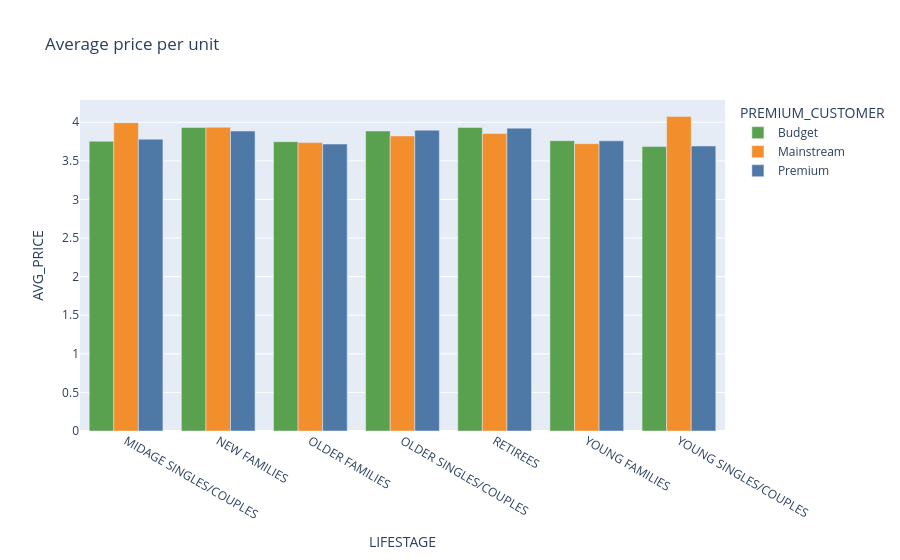

The notebook cell saved with this chart:
### Code cell
# plot bar graph
fig = px.bar(
    avg_price,
    x='LIFESTAGE',
    y='AVG_PRICE',
    color='PREMIUM_CUSTOMER',
    color_discrete_map=color_map,
    barmode='group',   # groups bars by PREMIUM_CUSTOMER within each LIFESTAGE
    title='Average price per unit'
)

# styling
fig.update_traces(textposition='outside')

fig.show()

### Figure 1 — Plotly figure (JSON) as saved in the notebook; plotly's stock layout.template omitted (floating-point values rounded to 4 significant figures)
{"data": [{"alignmentgroup": "True", "hovertemplate": "PREMIUM_CUSTOMER=Budget<br>LIFESTAGE=%{x}<br>AVG_PRICE=%{y}<extra></extra>", "legendgroup": "Budget", "marker": {"color": "#59a14f", "pattern": {"shape": ""}}, "name": "Budget", "offsetgroup": "Budget", "orientation": "v", "showlegend": true, "textposition": "outside", "type": "bar", "x": ["MIDAGE SINGLES/COUPLES", "NEW FAMILIES", "OLDER FAMILIES", "OLDER SINGLES/COUPLES", "RETIREES", "YOUNG FAMILIES", "YOUNG SINGLES/COUPLES"], "xaxis": "x", "y": [3.754, 3.932, 3.748, 3.888, 3.933, 3.762, 3.685], "yaxis": "y"}, {"alignmentgroup": "True", "hovertemplate": "PREMIUM_CUSTOMER=Mainstream<br>LIFESTAGE=%{x}<br>AVG_PRICE=%{y}<extra></extra>", "legendgroup": "Mainstream", "marker": {"color": "#f28e2b", "pattern": {"shape": ""}}, "name": "Mainstream", "offsetgroup": "Mainstream", "orientation": "v", "showlegend": true, "textposition": "outside", "type": "bar", "x": ["MIDAGE SINGLES/COUPLES", "NEW FAMILIES", "OLDER FAMILIES", "OLDER SINGLES/COUPLES", "RETIREES", "YOUNG FAMILIES", "YOUNG SINGLES/COUPLES"], "xaxis": "x", "y": [3.994, 3.936, 3.736, 3.823, 3.853, 3.722, 4.074], "yaxis": "y"}, {"alignmentgroup": "True", "hovertemplate": "PREMIUM_CUSTOMER=Premium<br>LIFESTAGE=%{x}<br>AVG_PRICE=%{y}<extra></extra>", "legendgroup": "Premium", "marker": {"color": "#4e79a7", "pattern": {"shape": ""}}, "name": "Premium", "offsetgroup": "Premium", "orientation": "v", "showlegend": true, "textposition": "outside", "type": "bar", "x": ["MIDAGE SINGLES/COUPLES", "NEW FAMILIES", "OLDER FAMILIES", "OLDER SINGLES/COUPLES", "RETIREES", "YOUNG FAMILIES", "YOUNG SINGLES/COUPLES"], "xaxis": "x", "y": [3.781, 3.886, 3.718, 3.898, 3.924, 3.759, 3.693], "yaxis": "y"}], "layout": {"barmode": "group", "legend": {"title": {"text": "PREMIUM_CUSTOMER"}, "tracegroupgap": 0}, "title": {"text": "Average price per unit"}, "xaxis": {"anchor": "y", "domain": [0, 1], "title": {"text": "LIFESTAGE"}}, "yaxis": {"anchor": "x", "domain": [0, 1], "title": {"text": "AVG_PRICE"}}}}
